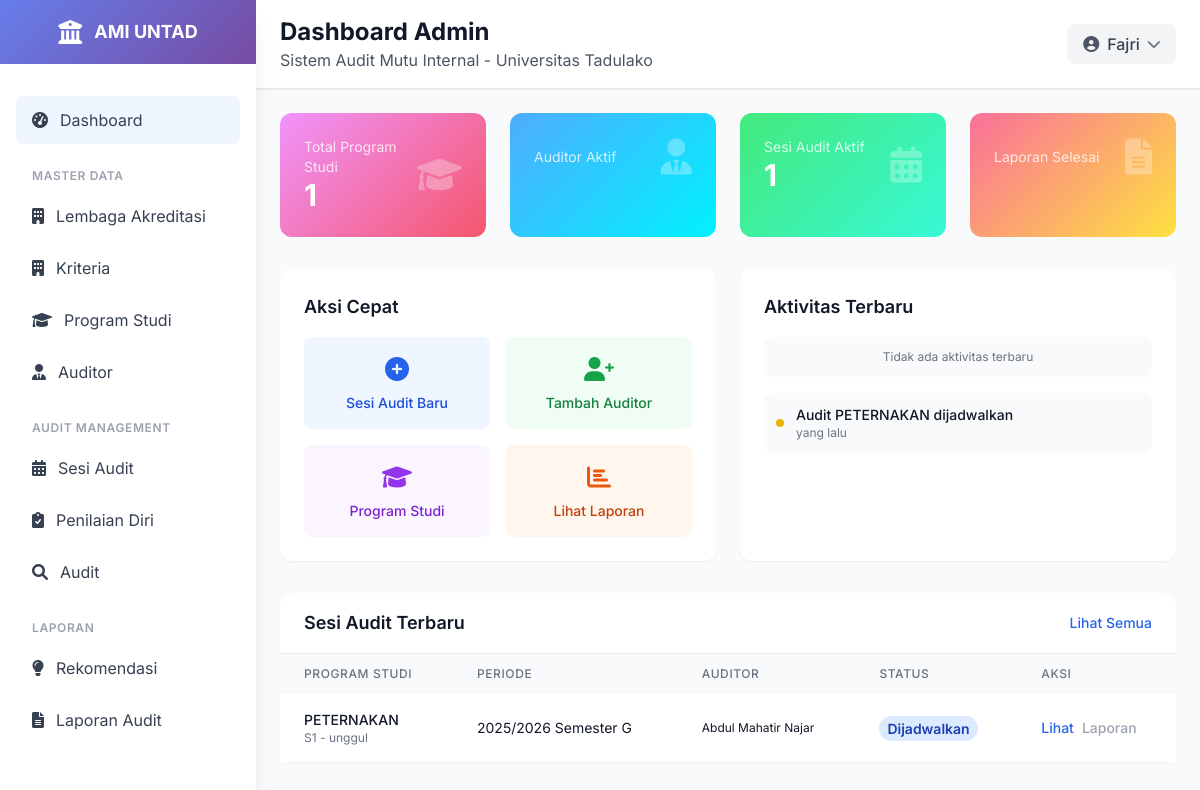
The page / (signed in) on the database as committed earlier.
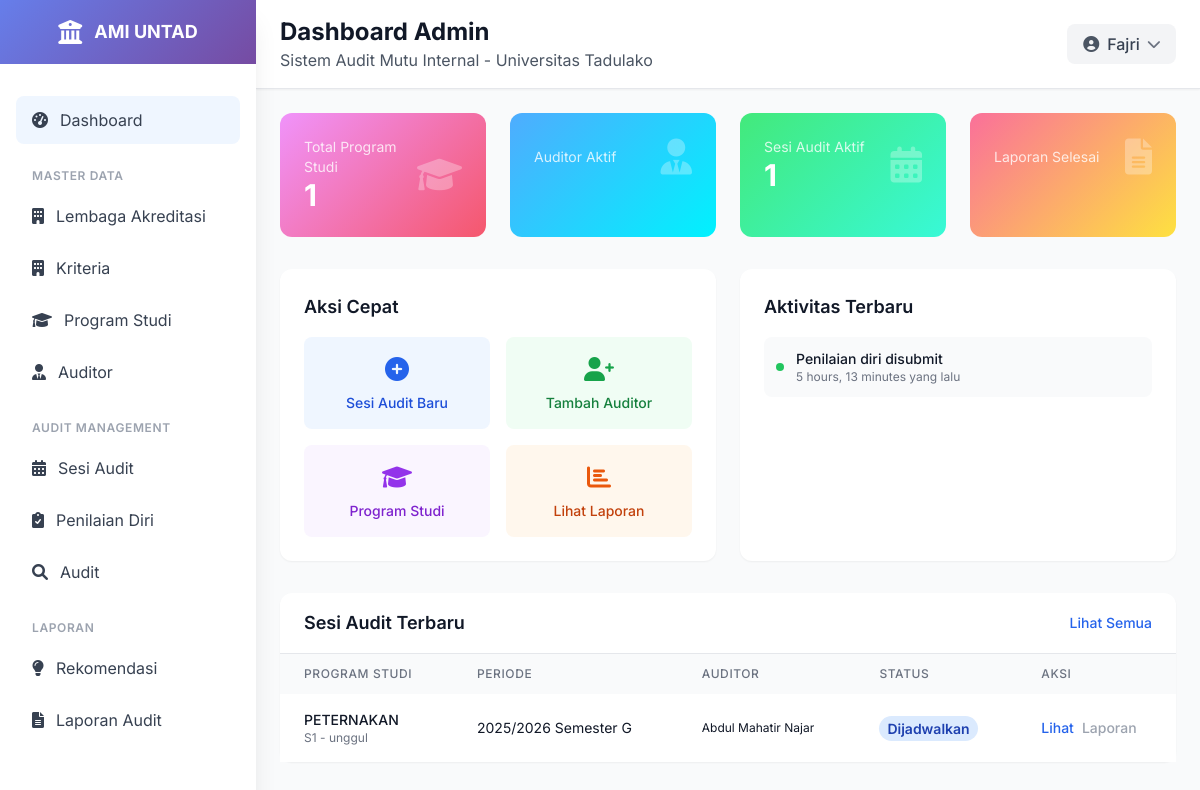
The same page on the database as committed later.
### ami/models.py (models this page shows, shortened)
class AuditSession(models.Model):
    program_studi = models.ForeignKey(ProgramStudi, on_delete=models.CASCADE, related_name='audit_sessions')
    tahun_akademik = models.CharField(max_length=9)  # Contoh: "2023/2024"
    semester = models.CharField(max_length=2, choices=[
        ('G', 'Ganjil'),
        ('P', 'Genap'),
    ])
    tanggal_mulai_penilaian_mandiri = models.DateField(blank=True, null=True)
    tanggal_selesai_penilaian_mandiri = models.DateField(blank=True, null=True)
    tanggal_selesai_penilian_auditor = models.DateField(blank=True, null=True)
    status = models.CharField(max_length=20, choices=[
        ('DRAFT', 'Draft'),
        ('PENIALAIN_MANDIRI', 'Penilaian Mandiri'),
        ('PENIALAIN_AUDITOR', 'Penilaian Auditor'),
        ('SELESAI', 'SELESAI'),
    ], default='DRAFT')
    auditor_ketua = models.ForeignKey(Auditor, on_delete=models.SET_NULL, null=True, blank=True, related_name='ketua_audit_sessions')
    auditor_anggota = models.ManyToManyField(Auditor, related_name='anggota_audit_sessions', blank=True)
    class Meta:
        verbose_name = "Sesi Audit"
        verbose_name_plural = "Sesi Audit"
        unique_together = ['program_studi', 'tahun_akademik', 'semester']
        ordering = ['-tanggal_mulai_penilaian_mandiri']

class ProgramStudi(models.Model):
    lembaga_akreditasi = models.ForeignKey(LembagaAkreditasi, on_delete=models.PROTECT, related_name='program_studi')
    kode = models.CharField(max_length=10, unique=True)
    nama = models.CharField(max_length=255)
    fakultas = models.CharField(max_length=200, choices=[
        ('FKIP', 'FKIP'),
        ('FISIP', 'FISIP'),
        ('FEB', 'FEB'),
        ('FAKUM', 'FAKUM'),
        ('FAPERTA', 'FAPERTA'),
        ('FATEK', 'FATEK'),
        ('FMIPA', 'FMIPA'),
        ('FAHUT', 'FAHUT'),
        ('FK', 'FK'),
        ('FAPETKAN', 'FAPETKAN'),
        ('FKM', 'FKM'),
        ('Pascasarjana', 'Pascasarjana'),
    ])
    jenjang = models.CharField(max_length=50, choices=[
        ('D3', 'Diploma 3'),
        ('D4', 'Diploma 4'),
        ('S1', 'Sarjana'),
        ('S2', 'Magister'),
        ('S3', 'Doktor'),
    ])
    akreditasi = models.CharField(max_length=50, blank=True, null=True, choices=[
        ('unggul', 'UNGGUL'),
        ('baik_sekali', 'BAIK SEKALI'),
        ('baik', 'BAIK'),
        ('A', 'A'),
        ('B', 'B'),
        ('C', 'C'),
        ('belum', 'Belum Terakreditasi')
    ] )
    tanggal_akreditasi = models.DateField(blank=True, null=True)
    class Meta:
        verbose_name = "Program Studi"
        verbose_name_plural = "Program Studi"
        ordering = ['kode']

class Auditor(models.Model):
    user = models.OneToOneField(User, on_delete=models.CASCADE)
    nip = models.CharField(max_length=20, unique=True)
    nama_lengkap = models.CharField(max_length=255)
    jabatan = models.CharField(max_length=255)
    unit_kerja = models.CharField(max_length=255)
    nomor_registrasi = models.CharField(max_length=50, blank=True, null=True)
    is_auditor_ketua = models.BooleanField(default=False)
    class Meta:
        verbose_name = "Auditor"
        verbose_name_plural = "Auditor"
        ordering = ['nama_lengkap']

class PenilaianDiri(models.Model):
    audit_session = models.ForeignKey(AuditSession, on_delete=models.CASCADE, related_name='penilaian_diri')
    indikator = models.ForeignKey(IndikatorPenilaian, on_delete=models.CASCADE)
    skor = models.FloatField(null=True, blank=True)
    bukti_dokumen = models.FileField(upload_to='dokumen_pendukung/', blank=True, null=True)
    komentar = models.TextField(blank=True, null=True)
    tanggal_penilaian = models.DateTimeField(auto_now_add=True)
    status = models.CharField(max_length=20, choices=[
        ('BELUM', 'Belum Dinilai'),
        ('TERISI', 'Sudah Terisi'),
        ('DIAJUKAN', 'Diajukan untuk Audit'),
    ], default='BELUM')
    class Meta:
        verbose_name = "Penilaian Diri"
        verbose_name_plural = "Penilaian Diri"
        unique_together = ['audit_session', 'indikator']
        ordering = ['indikator__kode']

### ami/views.py (the view)
# urls.py: path('', views.dashboard, name='dashboard'),
@login_required
def dashboard(request):
    total_program_studi = ProgramStudi.objects.count()
    total_audit_session = AuditSession.objects.count()
    total_penilaian_diri = PenilaianDiri.objects.count()
    total_audit = Audit.objects.count()
    latest_audit_sessions = AuditSession.objects.select_related('program_studi').order_by('-tanggal_mulai_penilaian_mandiri')[:5]
    latest_penilaian_diri = PenilaianDiri.objects.select_related(
        'audit_session', 'audit_session__program_studi', 'indikator'
    ).order_by('-tanggal_penilaian')[:5]
    kriteria_data = []
    if latest_audit_sessions:
        latest_session = latest_audit_sessions[0]
        kriteria_list = latest_session.program_studi.lembaga_akreditasi.kriteria.all()
        for kriteria in kriteria_list:
            total_skor = 0
            count = 0
            for elemen in kriteria.elemen.all():
                for indikator in elemen.indikator.all():
                    try:
                        penilaian = PenilaianDiri.objects.get(
                            audit_session=latest_session,
                            indikator=indikator
                        )
                        if penilaian.skor is not None:
                            total_skor += penilaian.skor
                            count += 1
                    except PenilaianDiri.DoesNotExist:
                        pass
            if count > 0:
                rata_rata = total_skor / count
                kriteria_data.append({
                    'nama': kriteria.nama,
                    'rata_rata': round(rata_rata, 2)
                })
    context = {
        'total_program_studi': total_program_studi,
        'total_audit_session': total_audit_session,
        'total_penilaian_diri': total_penilaian_diri,
        'total_audit': total_audit,
        'latest_audit_sessions': latest_audit_sessions,
        'latest_penilaian_diri': latest_penilaian_diri,
        'kriteria_data': kriteria_data,
    }
    return render(request, 'ami/dashboard.html', context)

### templates/ami/dashboard.html (shortened to what the changed rows need)
{% extends 'base.html' %}
{% load static %}
{% block page_title %}Dashboard Admin{% endblock %}
{% block content %}
<div class="p-4 lg:p-6">
    <div class="grid grid-cols-1 lg:grid-cols-2 gap-4 lg:gap-6 mb-6 lg:mb-8">
        <div class="bg-white rounded-xl shadow-sm p-4 lg:p-6 card-hover transition-all duration-300">
            <div class="space-y-4">
                {% for penilaian in latest_penilaian_diri %}
                    <div class="flex items-center space-x-3 p-3 bg-gray-50 rounded-lg">
                        <div class="w-2 h-2 {% if forloop.counter0|divisibleby:3 %}bg-green-500{% elif forloop.counter0|divisibleby:2 %}bg-blue-500{% else %}bg-yellow-500{% endif %} rounded-full"></div>
                        <div class="flex-1">
                            <p class="text-sm font-medium text-gray-900">
                                Penilaian diri {{ penilaian.indikator.nama }} disubmit
                            </p>
                            <p class="text-xs text-gray-500">
                                {{ penilaian.tanggal_penilaian|timesince }} yang lalu
                            </p>
                        </div>
                    </div>
                {% empty %}
                    <div class="text-center py-3 bg-gray-50 rounded-lg">
                        <p class="text-xs text-gray-500">Tidak ada aktivitas terbaru</p>
                    </div>
                {% endfor %}
                {% for session in latest_audit_sessions %}
                    {% if forloop.counter <= 2 and not latest_penilaian_diri %}
                        <div class="flex items-center space-x-3 p-3 bg-gray-50 rounded-lg">
                            <div class="w-2 h-2 {% if forloop.counter|divisibleby:3 %}bg-green-500{% elif forloop.counter|divisibleby:2 %}bg-blue-500{% else %}bg-yellow-500{% endif %} rounded-full"></div>
                            <div class="flex-1">
                                <p class="text-sm font-medium text-gray-900">
                                    Audit {{ session.program_studi.nama }} {% if session.status == 'selesai' %}selesai{% else %}dijadwalkan{% endif %}
                                </p>
                                <p class="text-xs text-gray-500">
                                    {{ session.tanggal_mulai_penilaian_mandiri|timesince }} yang lalu
                                </p>
                            </div>
                        </div>
                    {% endif %}
                {% endfor %}
            </div>
        </div>
    </div>
    <div class="bg-white rounded-xl shadow-sm card-hover transition-all duration-300">
        <div class="overflow-x-auto">
            <table class="w-full">
                <thead class="bg-gray-50">
                    <tr>
                        <th class="px-3 lg:px-6 py-3 text-left text-xs font-medium text-gray-500 uppercase tracking-wider">Program Studi</th>
                        <th class="px-3 lg:px-6 py-3 text-left text-xs font-medium text-gray-500 uppercase tracking-wider hidden sm:table-cell">Periode</th>
                        <th class="px-3 lg:px-6 py-3 text-left text-xs font-medium text-gray-500 uppercase tracking-wider hidden md:table-cell">Auditor</th>
                        <th class="px-3 lg:px-6 py-3 text-left text-xs font-medium text-gray-500 uppercase tracking-wider">Status</th>
                        <th class="px-3 lg:px-6 py-3 text-left text-xs font-medium text-gray-500 uppercase tracking-wider">Aksi</th>
                    </tr>
                </thead>
                <tbody class="bg-white divide-y divide-gray-200">
                    {% for session in latest_audit_sessions %}
                    <tr class="hover:bg-gray-50 transition-colors">
                        <td class="px-3 lg:px-6 py-4 whitespace-nowrap">
                            <div class="text-xs lg:text-sm font-medium text-gray-900">{{ session.program_studi.nama }}</div>
                            <div class="text-xs text-gray-500">{{ session.program_studi.jenjang }} - {{ session.program_studi.akreditasi }}</div>
                        </td>
                        <td class="px-3 lg:px-6 py-4 whitespace-nowrap text-xs lg:text-sm text-gray-900 hidden sm:table-cell">
                            {{ session.tahun_akademik }} Semester {{ session.semester }}
                        </td>
                        <td class="px-3 lg:px-6 py-4 whitespace-nowrap text-xs lg:text-gray-900 hidden md:table-cell">
                            {% if session.auditor_ketua %}
                                {{ session.auditor_ketua.nama_lengkap }}
                            {% else %}
                                -
                            {% endif %}
                        </td>
                        <td class="px-3 lg:px-6 py-4 whitespace-nowrap">
                            {% if session.status == 'selesai' %}
                                <span class="px-1 py-0.5 lg:px-2 lg:py-1 text-xs lg:text-sm font-semibold rounded-full bg-green-100 text-green-800">Selesai</span>
                            {% elif session.status == 'berlangsung' %}
                                <span class="px-1 py-0.5 lg:px-2 lg:py-1 text-xs lg:text-sm font-semibold rounded-full bg-yellow-100 text-yellow-800">Berlangsung</span>
                            {% else %}
                                <span class="px-1 py-0.5 lg:px-2 lg:py-1 text-xs lg:text-sm font-semibold rounded-full bg-blue-100 text-blue-800">Dijadwalkan</span>
                            {% endif %}
                        </td>
                        <td class="px-3 lg:px-6 py-4 whitespace-nowrap text-xs lg:text-sm font-medium">
                            <div class="flex flex-wrap gap-2">
                                <a href="{% url 'ami:audit_session_detail' session.id %}" class="text-blue-600 hover:text-blue-900">Lihat</a>
                                {% if session.status == 'selesai' %}
                                    <a href="{% url 'ami:laporan_audit' session.id %}" class="text-green-600 hover:text-green-900">Laporan</a>
                                {% else %}
                                    <span class="text-gray-400 cursor-not-allowed">Laporan</span>
                                {% endif %}
                            </div>
                        </td>
                    </tr>
                    {% empty %}
                    <tr>
                        <td colspan="5" class="px-4 lg:px-6 py-4 text-center text-gray-500 text-sm">Tidak ada sesi audit terbaru</td>
                    </tr>
                    {% endfor %}
                </tbody>
            </table>
        </div>
    </div>
</div>
{% endblock %}

Rows that differ between the two databases and show on the page:
no longer on one of the page's lists (row edited): AuditSession: program_studi.nama "PETERNAKAN"
added PenilaianDiri: tanggal_penilaian "5 hours, 13 minutes"
Other text that changed with them:
text no longer shown: "Tidak ada aktivitas terbaru"
